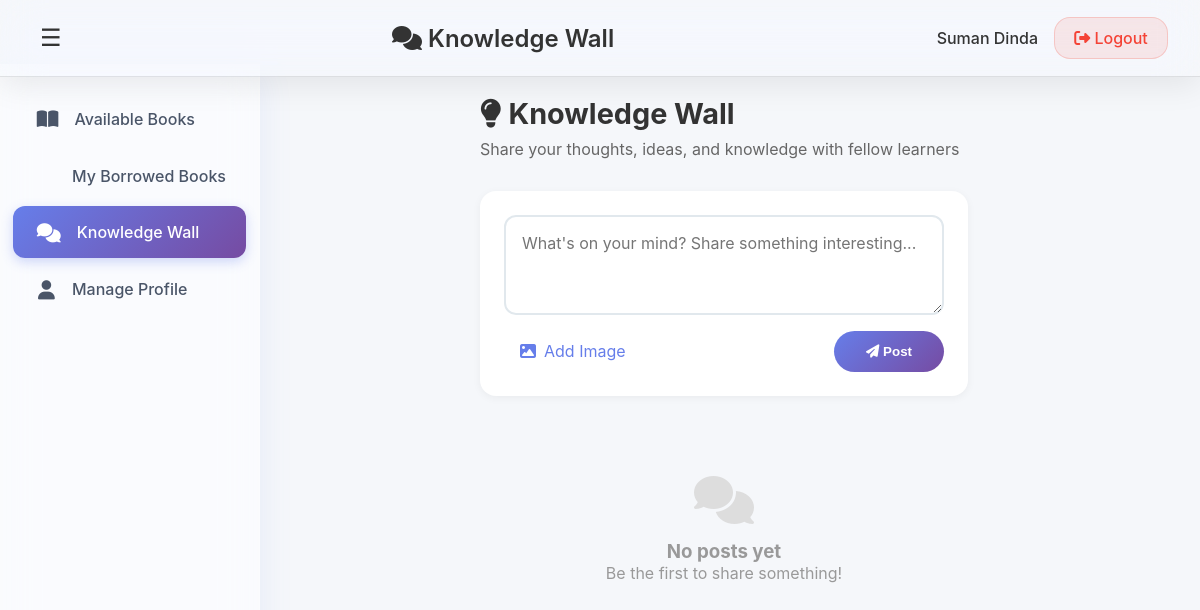
The page /social-wall/ (signed in) on the database as committed earlier.
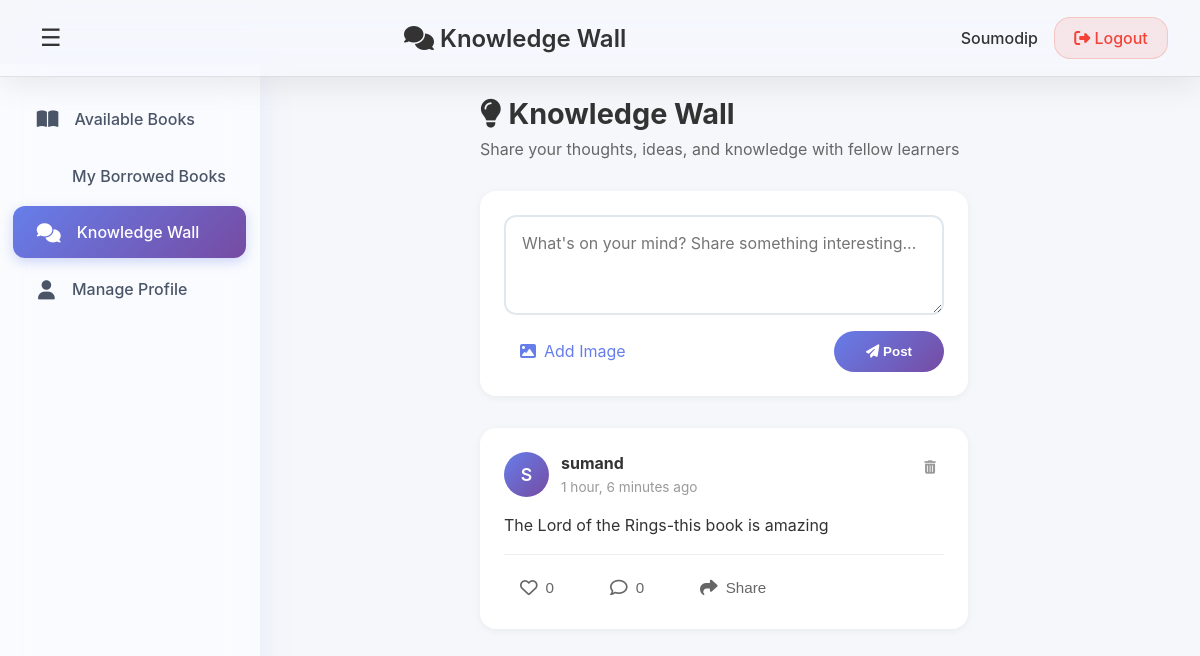
The same page on the database as committed later.
### lms_app/models.py (models this page shows, shortened)
class Student(models.Model):
    user = models.OneToOneField(User, on_delete=models.CASCADE)
    roll_no = models.CharField(max_length=20, unique=True)
    branch = models.CharField(max_length=50)
    name = models.CharField(max_length=100, blank=True, null=True)
    phone_number = models.CharField(max_length=15, blank=True, null=True)
    status = models.CharField(max_length=20, choices=STUDENT_STATUS_CHOICES, default='pending')
    status_reason = models.TextField(blank=True, null=True, help_text='Reason for rejection or disabling')

class Post(models.Model):
    author = models.ForeignKey(User, on_delete=models.CASCADE, related_name='posts')
    content = models.TextField(max_length=500)
    image = models.ImageField(upload_to='social_wall/', blank=True, null=True)
    created_at = models.DateTimeField(auto_now_add=True)
    updated_at = models.DateTimeField(auto_now=True)
    class Meta:
        ordering = ['-created_at']
    def like_count(self):
        return self.likes.count()
    def comment_count(self):
        return self.comments.count()

### lms_app/views.py (the view)
# urls.py: path('social-wall/', views.social_wall, name='social_wall'),
@login_required
def social_wall(request):
    posts = Post.objects.select_related('author').prefetch_related('likes', 'comments', 'comments__user').all()
    try:
        student = request.user.student
    except Student.DoesNotExist:
        student = None
    user_liked_posts = set(Like.objects.filter(user=request.user).values_list('post_id', flat=True))
    is_admin = request.session.get('admin_id') is not None
    context = {
        'posts': posts,
        'student': student,
        'user_liked_posts': user_liked_posts,
        'is_admin': is_admin,
    }
    response = render(request, 'social_wall.html', context)
    response['Cache-Control'] = 'no-cache, no-store, must-revalidate'
    return response

### lms_app/templates/social_wall.html (shortened to what this page needs)
<!DOCTYPE html>
<html lang="en">
<head>
    <link rel="stylesheet" href="https://cdnjs.cloudflare.com/ajax/libs/font-awesome/6.4.0/css/all.min.css">
</head>
<body>
    <nav class="navbar">
        <button class="sidebar-toggle" id="sidebarToggle" onclick="toggleSidebar()">☰</button>
        <h1><i class="fas fa-comments"></i> Knowledge Wall</h1>
        <div class="user-info">
            <span class="user-name">{% if student %}{{ student.name|default:student.roll_no }}{% else %}{{ request.user.username }}{% endif %}</span>
            <a href="{% url 'student_logout' %}" class="logout-btn"><i class="fas fa-sign-out-alt"></i> Logout</a>
        </div>
    </nav>
    <div class="container">
        <aside class="sidebar">
            <ul class="sidebar-menu">
                <li><a href="{% url 'dashboard' %}"><span class="icon"><i class="fas fa-book-open"></i></span><span class="label">Available Books</span></a></li>
                <li><a href="{% url 'my_borrowed_books' %}"><span class="icon"></span><span class="label">My Borrowed Books</span></a></li>
                <li><a href="{% url 'social_wall' %}" class="active"><span class="icon"><i class="fas fa-comments"></i></span><span class="label">Knowledge Wall</span></a></li>
                <li><a href="{% url 'manage_profile' %}"><span class="icon"><i class="fas fa-user"></i></span><span class="label">Manage Profile</span></a></li>
            </ul>
        </aside>
        <main class="main-content">
            <div class="page-header">
                <h2><i class="fas fa-lightbulb"></i> Knowledge Wall</h2>
                <p>Share your thoughts, ideas, and knowledge with fellow learners</p>
            </div>
            <div class="create-post-card">
                <form class="create-post-form" method="post" action="{% url 'create_post' %}" enctype="multipart/form-data">
                    <textarea name="content" placeholder="What's on your mind? Share something interesting..." maxlength="500" required></textarea>
                    <div class="post-actions-row">
                        <label class="image-upload-label">
                            <i class="fas fa-image"></i>
                            <span>Add Image</span>
                        </label>
                        <button type="submit" class="btn-post"><i class="fas fa-paper-plane"></i> Post</button>
                    </div>
                </form>
            </div>
            {% for post in posts %}
            <div class="post-card">
                <div class="post-header">
                    <div class="post-author">
                        <div class="author-avatar">{{ post.author.username|slice:":1"|upper }}</div>
                        <div class="author-info">
                            <h4>{{ post.author.username }}</h4>
                            <span>{{ post.created_at|timesince }} ago</span>
                        </div>
                    </div>
                    {% if post.author == request.user or is_admin %}
                    <form method="post" action="{% url 'delete_post' post.id %}" style="display: inline;">
                        <button type="submit" class="delete-btn" onclick="return confirm('Are you sure you want to delete this post?');">
                            <i class="fas fa-trash-alt"></i>
                        </button>
                    </form>
                    {% endif %}
                </div>
                <div class="post-content">{{ post.content }}</div>
                <div class="post-interactions">
                    <form method="post" action="{% url 'like_post' post.id %}" class="like-form">
                        <button type="submit" class="interaction-btn {% if post.id in user_liked_posts %}liked{% endif %}">
                            <i class="{% if post.id in user_liked_posts %}fas{% else %}far{% endif %} fa-heart"></i>
                            <span>{{ post.like_count }}</span>
                        </button>
                    </form>
                    <button type="button" class="interaction-btn" onclick="toggleComments({{ post.id }})">
                        <i class="far fa-comment"></i>
                        <span>{{ post.comment_count }}</span>
                    </button>
                    <button type="button" class="interaction-btn" onclick="sharePost({{ post.id }})">
                        <i class="fas fa-share"></i>
                        <span>Share</span>
                    </button>
                </div>
            </div>
            {% empty %}
            <div class="no-posts">
                <i class="fas fa-comments"></i>
                <h3>No posts yet</h3>
                <p>Be the first to share something!</p>
            </div>
            {% endfor %}
        </main>
    </div>
</body>
</html>

Rows that differ between the two databases and show on the page:
changed Student: name "Suman Dinda" → "Soumodip"
added Post: author.username "S", author.username "sumand", created_at "1 hour, 6 minutes", content "The Lord of the Rings-this book is amazing", like_count "0", comment_count "0"
Other text that changed with them:
text no longer shown: "No posts yet Be the first to share something!"
